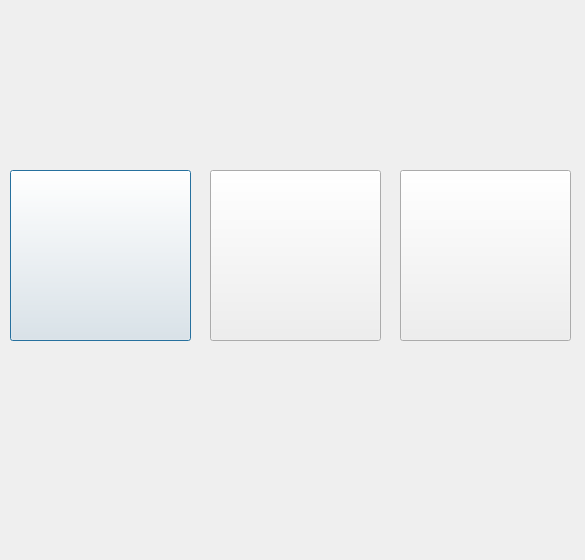
<?xml version="1.0" encoding="UTF-8"?>
<ui version="4.0">
 <class>home</class>
 <widget class="QDialog" name="home">
  <property name="geometry">
   <rect>
    <x>0</x>
    <y>0</y>
    <width>585</width>
    <height>560</height>
   </rect>
  </property>
  <property name="windowTitle">
   <string>Dialog</string>
  </property>
  <widget class="QPushButton" name="newsBtn">
   <property name="geometry">
    <rect>
     <x>10</x>
     <y>170</y>
     <width>181</width>
     <height>171</height>
    </rect>
   </property>
   <property name="text">
    <string/>
   </property>
   <property name="icon">
    <iconset>
     <normaloff>img/news.png</normaloff>img/news.png</iconset>
   </property>
   <property name="iconSize">
    <size>
     <width>300</width>
     <height>300</height>
    </size>
   </property>
  </widget>
  <widget class="QPushButton" name="todayBtn">
   <property name="geometry">
    <rect>
     <x>210</x>
     <y>170</y>
     <width>171</width>
     <height>171</height>
    </rect>
   </property>
   <property name="text">
    <string/>
   </property>
   <property name="icon">
    <iconset>
     <normaloff>img/notice.png</normaloff>img/notice.png</iconset>
   </property>
   <property name="iconSize">
    <size>
     <width>300</width>
     <height>300</height>
    </size>
   </property>
  </widget>
  <widget class="QPushButton" name="noticeBtn">
   <property name="geometry">
    <rect>
     <x>400</x>
     <y>170</y>
     <width>171</width>
     <height>171</height>
    </rect>
   </property>
   <property name="text">
    <string/>
   </property>
   <property name="icon">
    <iconset>
     <normaloff>img/tday.png</normaloff>img/tday.png</iconset>
   </property>
   <property name="iconSize">
    <size>
     <width>150</width>
     <height>150</height>
    </size>
   </property>
  </widget>
 </widget>
 <resources/>
 <connections/>
</ui>
